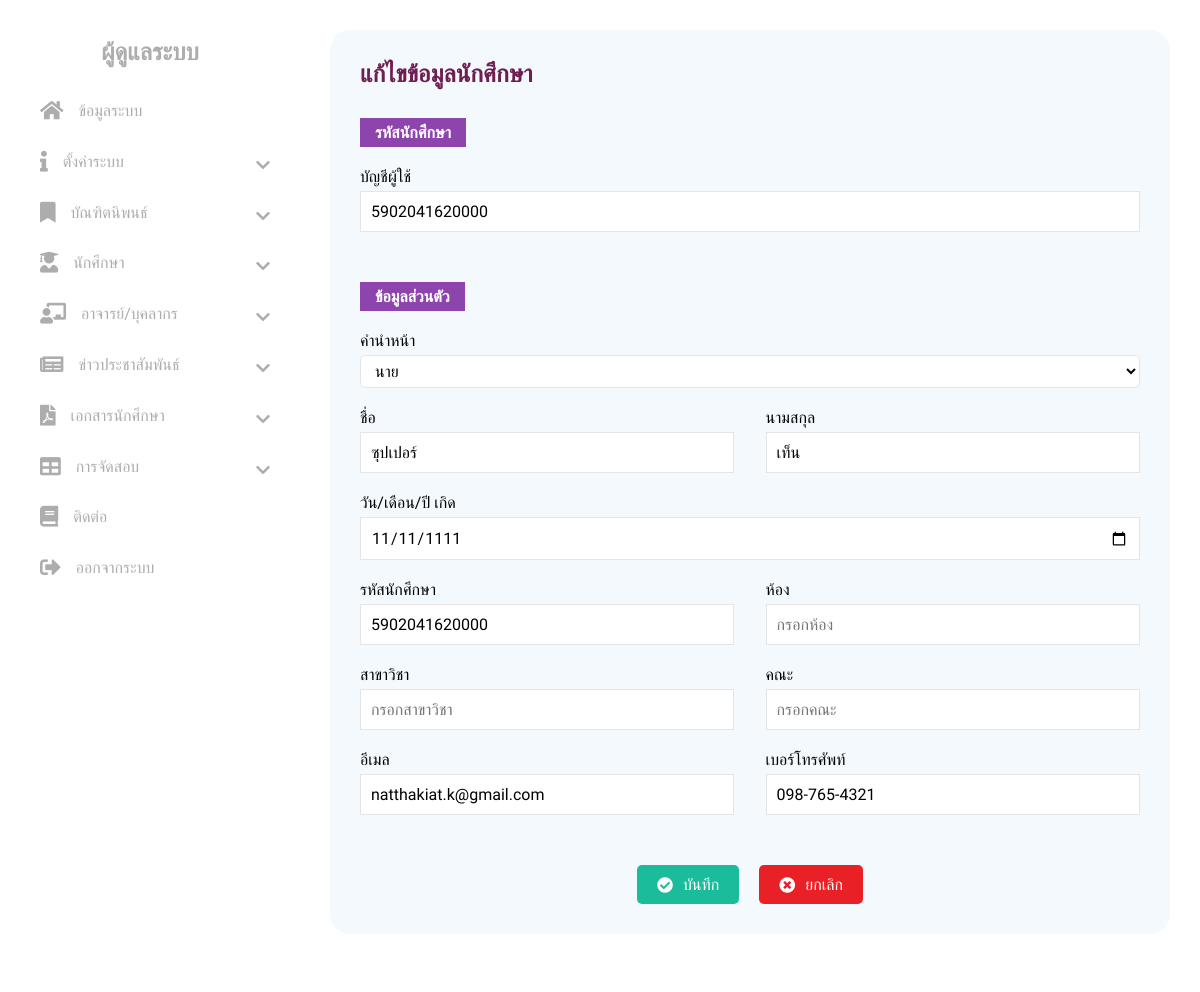
The page /admin/_student_edit.php?student_id=6 on the database its author committed.
### tables this page shows
CREATE TABLE `student` (
  `student_id` int(10) NOT NULL,
  `tname` varchar(20) NOT NULL,
  `fname` varchar(100) NOT NULL,
  `lname` varchar(100) NOT NULL,
  `class` varchar(20) DEFAULT NULL,
  `field` varchar(200) DEFAULT NULL,
  `faculty` varchar(200) DEFAULT NULL,
  `email` varchar(60) NOT NULL,
  `tel` varchar(20) NOT NULL,
  `student_card` varchar(15) NOT NULL,
  `username` varchar(50) NOT NULL,
  `password` varchar(100) NOT NULL,
  `dateofbirth` varchar(20) NOT NULL,
  `status` int(1) NOT NULL,
  `research_id` int(10) NOT NULL,
  `create_up` varchar(20) NOT NULL
);

### admin/_student_edit.php (the view, shortened to what this page needs)
<!DOCTYPE html>
<html lang="en">
<head>
    <?php include('root.php'); ?>
    <?php include('import.php'); ?>
</head>
<body>
<?php
    $stmt = $pdo->query("select * from student where student_id = ".$_REQUEST['student_id']." ");
    while($row = $stmt->fetch(PDO::FETCH_ASSOC)){
    ?>
    <form action="poststudent_edit.php" method="post" class="main">
        <div class="sidebar">
            <?php include('sidebar.php'); ?>
        </div>
        <div class="dashboard">
            <h2 class="dashboard-title">แก้ไขข้อมูลนักศึกษา</h2>
            <h4 class="title-main">รหัสนักศึกษา</h4>
            <div class="form-control">
                <p>บัญชีผู้ใช้</p>
                <input type="text" value="<?php echo $row['username'] ; ?>" name="username" class="txt-input" placeholder="กรอกบัญชีผู้ใช้">
            </div>
            <h4 class="mt-50 title-main">ข้อมูลส่วนตัว</h4>
            <div class="form-control">
                <p>คำนำหน้า</p>
                <select class="sel sel-input" name="tname" >
                    <option value="<?php echo $row['tname'] ; ?>"><?php echo $row['tname'] ; ?></option>
                </select>
            </div>
            <div class="form-control-row">
                <div class="form-control-items">
                    <p>ชื่อ</p>
                    <input name="fname" value="<?php echo $row['fname'] ; ?>"  type="text" class="txt-input" placeholder="กรอกชื่อ">
                </div>
                <div class="form-control-items">
                    <p>นามสกุล</p>
                    <input name="lname" value="<?php echo $row['lname'] ; ?>"  type="text" class="txt-input" placeholder="กรอกนามสกุล">
                </div>
            </div>
            <div class="form-control">
                <p>วัน/เดือน/ปี เกิด</p>
                <input type="date" value="<?php echo $row['dateofbirth'] ; ?>" name="dateofbirth" class="txt-input" placeholder="กรอกบัญชีผู้ใช้">
            </div>
            <div class="form-control-row">
                <div class="form-control-items">
                    <p>รหัสนักศึกษา</p>
                    <input name="student_card" value="<?php echo $row['student_card'] ; ?>"  type="number" class="txt-input" placeholder="กรอกรหัสนักศึกษา">
                </div>
                <div class="form-control-items">
                    <p>ห้อง</p>
                    <input name="class" value="<?php echo $row['class'] ; ?>"  type="text" class="txt-input" placeholder="กรอกห้อง">
                </div>
            </div>
            <div class="form-control-row">
                <div class="form-control-items">
                    <p>สาขาวิชา</p>
                    <input name="field" value="<?php echo $row['field'] ; ?>" type="text" class="txt-input" placeholder="กรอกสาขาวิชา">
                </div>
                <div class="form-control-items">
                    <p>คณะ</p>
                    <input name="faculty" value="<?php echo $row['faculty'] ; ?>"  type="text" class="txt-input" placeholder="กรอกคณะ">
                </div>
            </div>
            <div class="form-control-row">
                <div class="form-control-items">
                    <p>อีเมล</p>
                    <input name="email" value="<?php echo $row['email'] ; ?>" type="email" class="txt-input" placeholder="กรอกอีเมล">
                </div>
                <div class="form-control-items">
                    <p>เบอร์โทรศัพท์</p>
                    <input name="tel" value="<?php echo $row['tel'] ; ?>"  type="text" class="txt-input" placeholder="กรอกเบอร์โทรศัพท์">
                </div>
            </div>
            <div class="btn-control mt-50">
                <button class="btn btn-success"><i class="fas fa-check-circle"></i>บันทึก</button>
                <a href="student_manage.php" class="btn btn-danger"><i class="fas fa-times-circle"></i>ยกเลิก</a>
            </div>
        </div>
    </form>
    <?php
    }
    ?>
</body>
</html>

### admin/sidebar.php (shortened to what this page needs)
<div class="sidebar-top">
    <br><br>
    <h2 class="sb-sub-head">ผู้ดูแลระบบ</h2>
    <ul class="sb-ul">
        <li><a href="dashboard.php"><i class="fas fa-home fontawesome"></i>ข้อมูลระบบ</a></li>
        <li><a><i class="fas fa-info fontawesome"></i>ตั้งค่าระบบ<i class="fas fa-chevron-down chev-pos"></i></a>
        </li>
        <li><a><i class="fas fa-bookmark fontawesome"></i>บัณฑิตนิพนธ์<i class="fas fa-chevron-down chev-pos"></i></a>
        </li>
        <li><a><i class="fas fa-user-graduate fontawesome"></i>นักศึกษา<i class="fas fa-chevron-down chev-pos"></i></a>
        </li>
        <li><a><i class="fas fa-chalkboard-teacher fontawesome"></i>อาจารย์/บุคลากร<i class="fas fa-chevron-down chev-pos"></i></a>
        </li>
        <li><a><i class="fas fa-newspaper fontawesome"></i>ข่าวประชาสัมพันธ์<i class="fas fa-chevron-down chev-pos"></i></a>
        </li>
        <li><a><i class="fas fa-file-pdf fontawesome"></i>เอกสารนักศึกษา<i class="fas fa-chevron-down chev-pos"></i></a>
        </li>
        <li><a><i class="fas fa-table fontawesome"></i>การจัดสอบ<i class="fas fa-chevron-down chev-pos"></i></a>
        </li>
        <li><a href="contact.php"><i class="fas fa-book fontawesome"></i>ติดต่อ</a></li>
        <li><a href="logout.php"><i class="fas fa-sign-out-alt fontawesome"></i>ออกจากระบบ</a></li>
    </ul>
</div>

### css/admin.css (style rules this page uses)
* { margin: 0; padding: 0; box-sizing: border-box; font-family: 'Sarabun', sans-serif; }
:root { --theme-primary: #6F1E51; --theme-sub: #8e44ad; --theme-cut: #fff; --theme-cut-sub: #f1c40f; --theme-fade-f7: #f7f7f7; --theme-fade-e5: #e5e5e5; --theme-fade-ad: #adadad; --danger: #EA2027; --warning: #FFC312; --success: #1abc9c; --info: #3498db; }
.btn { display: flex; justify-content: center; align-items: center; text-decoration: none; border: none; font-size: 1rem; border-radius: 5px; transition: .3s ease; cursor: pointer; padding: 10px 20px; margin: 0 10px; }
.btn-danger { background: var(--danger); color: var(--theme-cut); }
.btn-success { background: var(--success); color: var(--theme-cut); }
.btn-primary i, .btn-danger i, .btn-warning i, .btn-success i, .btn-info i { margin-right: 10px; }
.mt-50 { margin-top: 50px; }
.main { position: relative; width: 100%; height: calc(100vh - 110px); overflow: auto; display: flex; justify-content: center; }
.sidebar { max-width: 300px; width: 100%; overflow: auto; background: #fff; padding: 0 10px; z-index: 50; display: flex; flex-direction: column; justify-content: space-between; align-items: center; }
.sidebar-top, .sidebar-bottom { display: flex; flex-direction: column; align-items: center; width: 100%; }
.dashboard { width: 100%; overflow: auto; background: #F4F9FD; border-radius: 20px; padding: 30px; margin: 30px; }
.sb-sub-head { color: var(--theme-fade-ad); margin-bottom: 20px; }
.sb-ul { width: 100%; }
.sb-ul li { list-style: none; }
.sb-ul li a { display: flex; text-decoration: none; color: var(--theme-fade-ad); padding: 15px 30px; transition: .3s ease; border-radius: 10px; position: relative; cursor: pointer; }
.sb-ul li a .fontawesome { font-size: 1.3rem; margin-right: 15px; }
.chev-pos { position: absolute; right: 20px; top: 20px; transform: rotate(0deg); transition: .3s ease; }
.dashboard-title { color: var(--theme-primary); font-weight: 900; margin-bottom: 30px; }
.title-main { background: var(--theme-sub); color: var(--theme-cut); padding: 5px 15px; width: fit-content; margin-bottom: 10px; }
.btn-control { width: 100%; display: flex; justify-content: center; }
.txt-input { font-size: 1rem; padding: 10px; border: 1px solid #e5e5e5; background: var(--theme-cut); outline-color: var(--theme-primary); }
.form-control { width: 100%; display: flex; flex-direction: column; margin: 20px 0; }
.form-control p { margin-bottom: 5px; }
.sel-input { background: var(--theme-cut); outline-color: var(--theme-primary); }
.sel { font-size: 1rem; padding: 5px 10px; border: 1px solid #e5e5e5; border-radius: 5px; }
.form-control-row { width: 100%; display: flex; justify-content: space-between; margin-bottom: 20px; }
.form-control-items { width: 48%; }
.form-control-items p { margin-bottom: 5px; }
.form-control-items .txt-input { width: 100%; }

### rows shown on the page
student: username "5902041620000", tname "นาย", fname "ซุปเปอร์", lname "เท็น", dateofbirth "11/11/1111", student_card "5902041620000", email "natthakiat.k@gmail.com", tel "098-765-4321"
